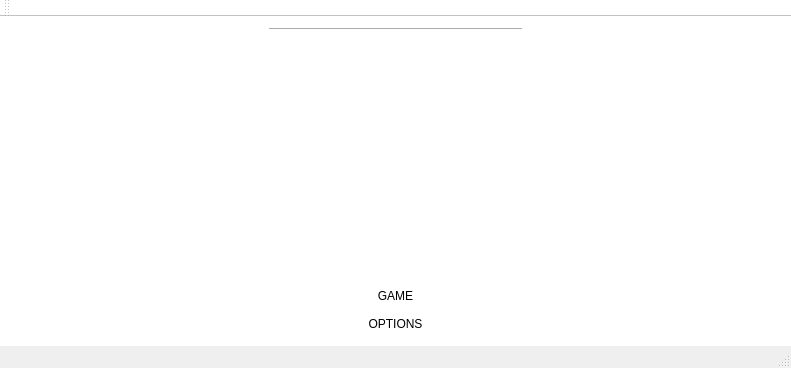
<?xml version="1.0" encoding="UTF-8"?>
<ui version="4.0">
 <class>MainWindow</class>
 <widget class="QMainWindow" name="MainWindow">
  <property name="geometry">
   <rect>
    <x>0</x>
    <y>0</y>
    <width>791</width>
    <height>368</height>
   </rect>
  </property>
  <property name="windowTitle">
   <string>MainWindow</string>
  </property>
  <property name="autoFillBackground">
   <bool>true</bool>
  </property>
  <property name="styleSheet">
   <string notr="true"/>
  </property>
  <widget class="QWidget" name="centralWidget">
   <property name="styleSheet">
    <string notr="true">background-color: rgb(255, 255, 255);</string>
   </property>
   <layout class="QHBoxLayout" name="horizontalLayout">
    <property name="sizeConstraint">
     <enum>QLayout::SetDefaultConstraint</enum>
    </property>
    <item>
     <layout class="QVBoxLayout" name="verticalLayout_2">
      <property name="sizeConstraint">
       <enum>QLayout::SetFixedSize</enum>
      </property>
      <item>
       <widget class="QLabel" name="picture_good">
        <property name="text">
         <string/>
        </property>
        <property name="scaledContents">
         <bool>true</bool>
        </property>
        <property name="alignment">
         <set>Qt::AlignCenter</set>
        </property>
       </widget>
      </item>
     </layout>
    </item>
    <item>
     <layout class="QVBoxLayout" name="verticalLayout">
      <property name="sizeConstraint">
       <enum>QLayout::SetFixedSize</enum>
      </property>
      <item>
       <widget class="Line" name="line">
        <property name="orientation">
         <enum>Qt::Horizontal</enum>
        </property>
       </widget>
      </item>
      <item>
       <widget class="QLabel" name="picture_name">
        <property name="text">
         <string/>
        </property>
        <property name="pixmap">
         <pixmap>../../ACROSTROX.png</pixmap>
        </property>
        <property name="scaledContents">
         <bool>true</bool>
        </property>
        <property name="alignment">
         <set>Qt::AlignCenter</set>
        </property>
       </widget>
      </item>
      <item>
       <widget class="QPushButton" name="pushButton">
        <property name="styleSheet">
         <string notr="true">font: 75 16pt &quot;Tekton Pro Ext&quot;;</string>
        </property>
        <property name="text">
         <string>GAME</string>
        </property>
        <property name="autoExclusive">
         <bool>false</bool>
        </property>
        <property name="autoRepeatDelay">
         <number>0</number>
        </property>
        <property name="autoRepeatInterval">
         <number>0</number>
        </property>
        <property name="flat">
         <bool>true</bool>
        </property>
       </widget>
      </item>
      <item>
       <widget class="QPushButton" name="pushButton_3">
        <property name="styleSheet">
         <string notr="true">font: 75 16pt &quot;Tekton Pro Ext&quot;;</string>
        </property>
        <property name="text">
         <string>OPTIONS</string>
        </property>
        <property name="flat">
         <bool>true</bool>
        </property>
       </widget>
      </item>
     </layout>
    </item>
    <item>
     <layout class="QVBoxLayout" name="verticalLayout_3">
      <property name="sizeConstraint">
       <enum>QLayout::SetFixedSize</enum>
      </property>
      <item>
       <widget class="QLabel" name="picture_bad">
        <property name="text">
         <string/>
        </property>
        <property name="pixmap">
         <pixmap>../../Bad.png</pixmap>
        </property>
        <property name="scaledContents">
         <bool>true</bool>
        </property>
        <property name="alignment">
         <set>Qt::AlignCenter</set>
        </property>
       </widget>
      </item>
     </layout>
    </item>
   </layout>
  </widget>
  <widget class="QMenuBar" name="menuBar">
   <property name="geometry">
    <rect>
     <x>0</x>
     <y>0</y>
     <width>791</width>
     <height>21</height>
    </rect>
   </property>
  </widget>
  <widget class="QToolBar" name="mainToolBar">
   <property name="styleSheet">
    <string notr="true">background-color: rgb(255, 255, 255);</string>
   </property>
   <attribute name="toolBarArea">
    <enum>TopToolBarArea</enum>
   </attribute>
   <attribute name="toolBarBreak">
    <bool>false</bool>
   </attribute>
  </widget>
  <widget class="QStatusBar" name="statusBar"/>
 </widget>
 <layoutdefault spacing="6" margin="11"/>
 <resources/>
 <connections/>
</ui>
